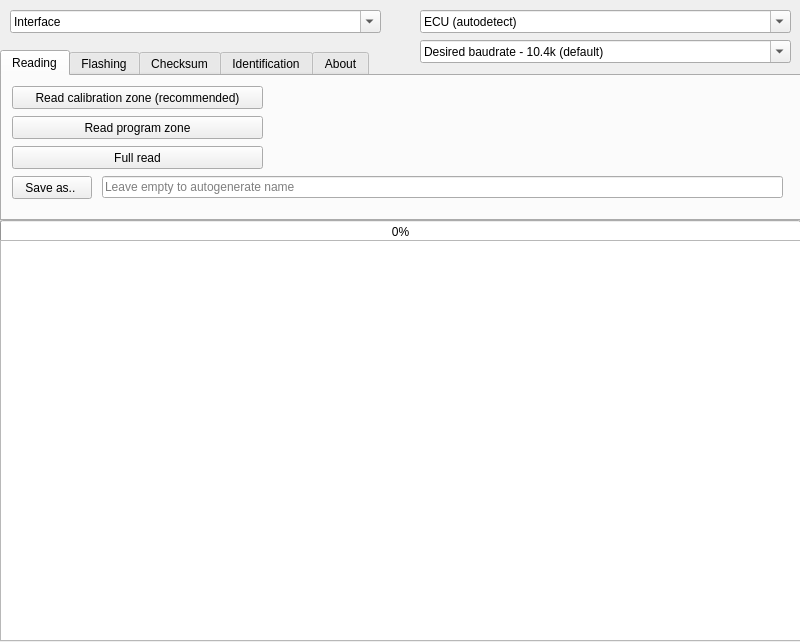
<?xml version="1.0" encoding="UTF-8"?>
<ui version="4.0">
 <class>GKFlasher</class>
 <widget class="QWidget" name="GKFlasher">
  <property name="geometry">
   <rect>
    <x>0</x>
    <y>0</y>
    <width>800</width>
    <height>642</height>
   </rect>
  </property>
  <property name="windowTitle">
   <string>GKFlasher</string>
  </property>
  <property name="windowIcon">
   <iconset>
    <normaloff>../assets/Siemens_T_Logo.png</normaloff>../assets/Siemens_T_Logo.png</iconset>
  </property>
  <widget class="QTabWidget" name="tabWidget">
   <property name="geometry">
    <rect>
     <x>0</x>
     <y>50</y>
     <width>881</width>
     <height>171</height>
    </rect>
   </property>
   <property name="currentIndex">
    <number>0</number>
   </property>
   <widget class="QWidget" name="tab_reading">
    <attribute name="title">
     <string>Reading</string>
    </attribute>
    <widget class="QPushButton" name="readCalibrationZone">
     <property name="geometry">
      <rect>
       <x>10</x>
       <y>10</y>
       <width>251</width>
       <height>23</height>
      </rect>
     </property>
     <property name="text">
      <string>Read calibration zone (recommended)</string>
     </property>
    </widget>
    <widget class="QPushButton" name="readProgramZone">
     <property name="geometry">
      <rect>
       <x>10</x>
       <y>40</y>
       <width>251</width>
       <height>23</height>
      </rect>
     </property>
     <property name="text">
      <string>Read program zone</string>
     </property>
    </widget>
    <widget class="QPushButton" name="readFull">
     <property name="geometry">
      <rect>
       <x>10</x>
       <y>70</y>
       <width>251</width>
       <height>23</height>
      </rect>
     </property>
     <property name="text">
      <string>Full read</string>
     </property>
    </widget>
    <widget class="QPushButton" name="readingFileBtn">
     <property name="geometry">
      <rect>
       <x>10</x>
       <y>100</y>
       <width>80</width>
       <height>23</height>
      </rect>
     </property>
     <property name="text">
      <string>Save as.. </string>
     </property>
    </widget>
    <widget class="QLineEdit" name="readingFileInput">
     <property name="geometry">
      <rect>
       <x>100</x>
       <y>100</y>
       <width>681</width>
       <height>22</height>
      </rect>
     </property>
     <property name="placeholderText">
      <string>Leave empty to autogenerate name</string>
     </property>
    </widget>
   </widget>
   <widget class="QWidget" name="tab_flashing">
    <attribute name="title">
     <string>Flashing</string>
    </attribute>
    <widget class="QPushButton" name="flashingFileBtn">
     <property name="geometry">
      <rect>
       <x>10</x>
       <y>10</y>
       <width>80</width>
       <height>23</height>
      </rect>
     </property>
     <property name="text">
      <string>Select file..</string>
     </property>
     <property name="flat">
      <bool>false</bool>
     </property>
    </widget>
    <widget class="QLineEdit" name="flashingFileInput">
     <property name="geometry">
      <rect>
       <x>100</x>
       <y>10</y>
       <width>681</width>
       <height>22</height>
      </rect>
     </property>
    </widget>
    <widget class="QPushButton" name="flashingCalibrationBtn">
     <property name="geometry">
      <rect>
       <x>10</x>
       <y>40</y>
       <width>231</width>
       <height>23</height>
      </rect>
     </property>
     <property name="text">
      <string>Flash calibration (recommended)</string>
     </property>
    </widget>
    <widget class="QPushButton" name="flashingProgramBtn">
     <property name="geometry">
      <rect>
       <x>10</x>
       <y>70</y>
       <width>231</width>
       <height>23</height>
      </rect>
     </property>
     <property name="text">
      <string>Flash program</string>
     </property>
    </widget>
    <widget class="QPushButton" name="flashingFullBtn">
     <property name="geometry">
      <rect>
       <x>10</x>
       <y>100</y>
       <width>231</width>
       <height>23</height>
      </rect>
     </property>
     <property name="text">
      <string>Full flash</string>
     </property>
    </widget>
    <widget class="QPushButton" name="flashingClearAVBtn">
     <property name="geometry">
      <rect>
       <x>260</x>
       <y>40</y>
       <width>231</width>
       <height>23</height>
      </rect>
     </property>
     <property name="text">
      <string>Clear adaptive values</string>
     </property>
    </widget>
   </widget>
   <widget class="QWidget" name="tab_checksum">
    <attribute name="title">
     <string>Checksum</string>
    </attribute>
    <widget class="QPushButton" name="checksumFileBtn">
     <property name="geometry">
      <rect>
       <x>10</x>
       <y>10</y>
       <width>80</width>
       <height>23</height>
      </rect>
     </property>
     <property name="text">
      <string>Select file..</string>
     </property>
     <property name="flat">
      <bool>false</bool>
     </property>
    </widget>
    <widget class="QLineEdit" name="checksumFileInput">
     <property name="geometry">
      <rect>
       <x>100</x>
       <y>10</y>
       <width>681</width>
       <height>22</height>
      </rect>
     </property>
    </widget>
    <widget class="QPushButton" name="checksumCorrectBtn">
     <property name="geometry">
      <rect>
       <x>10</x>
       <y>40</y>
       <width>131</width>
       <height>23</height>
      </rect>
     </property>
     <property name="text">
      <string>Correct checksum</string>
     </property>
    </widget>
   </widget>
   <widget class="QWidget" name="tab_id">
    <attribute name="title">
     <string>Identification</string>
    </attribute>
    <widget class="QPushButton" name="displayECUID">
     <property name="geometry">
      <rect>
       <x>10</x>
       <y>10</y>
       <width>191</width>
       <height>21</height>
      </rect>
     </property>
     <property name="text">
      <string>Display ECU Identification</string>
     </property>
    </widget>
   </widget>
   <widget class="QWidget" name="about">
    <attribute name="title">
     <string>About</string>
    </attribute>
    <widget class="QTextBrowser" name="textBrowser">
     <property name="geometry">
      <rect>
       <x>0</x>
       <y>0</y>
       <width>801</width>
       <height>141</height>
      </rect>
     </property>
     <property name="html">
      <string>&lt;!DOCTYPE HTML PUBLIC &quot;-//W3C//DTD HTML 4.0//EN&quot; &quot;http://www.w3.org/TR/REC-html40/strict.dtd&quot;&gt;
&lt;html&gt;&lt;head&gt;&lt;meta name=&quot;qrichtext&quot; content=&quot;1&quot; /&gt;&lt;meta charset=&quot;utf-8&quot; /&gt;&lt;style type=&quot;text/css&quot;&gt;
p, li { white-space: pre-wrap; }
&lt;/style&gt;&lt;/head&gt;&lt;body style=&quot; font-family:'System Font'; font-size:10pt; font-weight:400; font-style:normal;&quot;&gt;
&lt;p style=&quot; margin-top:0px; margin-bottom:0px; margin-left:0px; margin-right:0px; -qt-block-indent:0; text-indent:0px;&quot;&gt;https://opengk.org&lt;/p&gt;
&lt;p style=&quot;-qt-paragraph-type:empty; margin-top:0px; margin-bottom:0px; margin-left:0px; margin-right:0px; -qt-block-indent:0; text-indent:0px;&quot;&gt;&lt;br /&gt;&lt;/p&gt;
&lt;p style=&quot; margin-top:0px; margin-bottom:0px; margin-left:0px; margin-right:0px; -qt-block-indent:0; text-indent:0px;&quot;&gt;Created by:&lt;/p&gt;
&lt;p style=&quot; margin-top:0px; margin-bottom:0px; margin-left:0px; margin-right:0px; -qt-block-indent:0; text-indent:0px;&quot;&gt;&lt;span style=&quot; font-weight:700;&quot;&gt;dante383&lt;/span&gt; https://github.com/dante383&lt;/p&gt;
&lt;p style=&quot; margin-top:0px; margin-bottom:0px; margin-left:0px; margin-right:0px; -qt-block-indent:0; text-indent:0px;&quot;&gt;&lt;span style=&quot; font-weight:700;&quot;&gt;dmg210&lt;/span&gt; https://github.com/dmg210&lt;/p&gt;
&lt;p style=&quot;-qt-paragraph-type:empty; margin-top:0px; margin-bottom:0px; margin-left:0px; margin-right:0px; -qt-block-indent:0; text-indent:0px;&quot;&gt;&lt;br /&gt;&lt;/p&gt;
&lt;p style=&quot; margin-top:0px; margin-bottom:0px; margin-left:0px; margin-right:0px; -qt-block-indent:0; text-indent:0px;&quot;&gt;Special thanks:&lt;/p&gt;
&lt;p style=&quot; margin-top:0px; margin-bottom:0px; margin-left:0px; margin-right:0px; -qt-block-indent:0; text-indent:0px;&quot;&gt;&lt;span style=&quot; font-weight:700;&quot;&gt;chase206  KyleM  Rob46&lt;/span&gt;&lt;/p&gt;&lt;/body&gt;&lt;/html&gt;</string>
     </property>
    </widget>
   </widget>
  </widget>
  <widget class="QComboBox" name="interfacesBox">
   <property name="geometry">
    <rect>
     <x>10</x>
     <y>10</y>
     <width>371</width>
     <height>23</height>
    </rect>
   </property>
   <property name="editable">
    <bool>true</bool>
   </property>
   <property name="currentText">
    <string>Interface</string>
   </property>
  </widget>
  <widget class="QProgressBar" name="progressBar">
   <property name="geometry">
    <rect>
     <x>0</x>
     <y>220</y>
     <width>801</width>
     <height>23</height>
    </rect>
   </property>
   <property name="value">
    <number>0</number>
   </property>
  </widget>
  <widget class="QTextEdit" name="logOutput">
   <property name="geometry">
    <rect>
     <x>0</x>
     <y>240</y>
     <width>801</width>
     <height>401</height>
    </rect>
   </property>
  </widget>
  <widget class="QComboBox" name="ecusBox">
   <property name="geometry">
    <rect>
     <x>420</x>
     <y>10</y>
     <width>371</width>
     <height>23</height>
    </rect>
   </property>
   <property name="editable">
    <bool>true</bool>
   </property>
   <property name="currentText">
    <string>ECU (autodetect)</string>
   </property>
  </widget>
  <widget class="QComboBox" name="baudratesBox">
   <property name="geometry">
    <rect>
     <x>420</x>
     <y>40</y>
     <width>371</width>
     <height>23</height>
    </rect>
   </property>
   <property name="editable">
    <bool>true</bool>
   </property>
   <property name="currentText">
    <string>Desired baudrate - 10.4k (default)</string>
   </property>
  </widget>
 </widget>
 <resources/>
 <connections/>
</ui>
